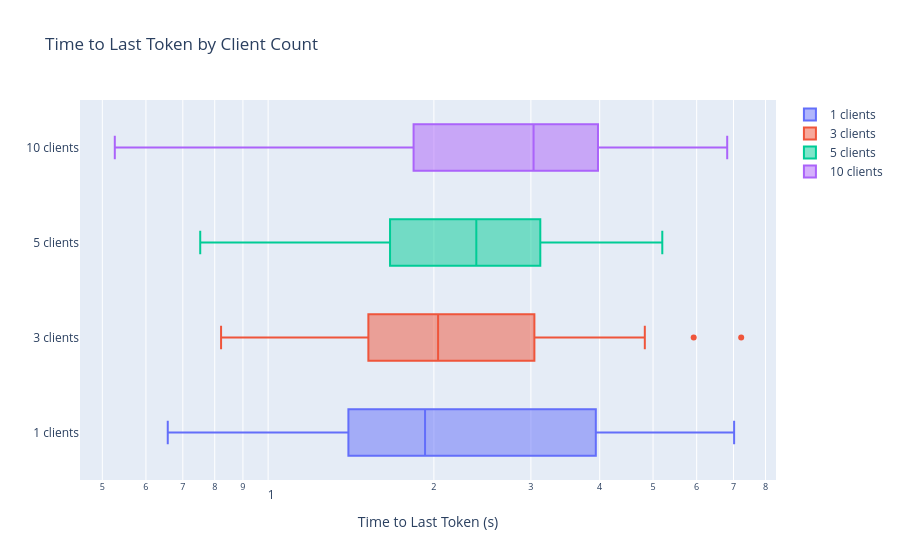

Write notebook code for a chart like this one.
### Code cell
fig = go.Figure(layout=dict(title="Time to Last Token by Client Count"))
for n_clients in clients_sorted:
    fig.add_trace(
        boxplot_by_dimension(
            load_test_result.results[n_clients],
            dimension="time_to_last_token",
            name=f"{n_clients} clients",
        )
    )
fig.update_xaxes(type="log", title="Time to Last Token (s)")
fig
